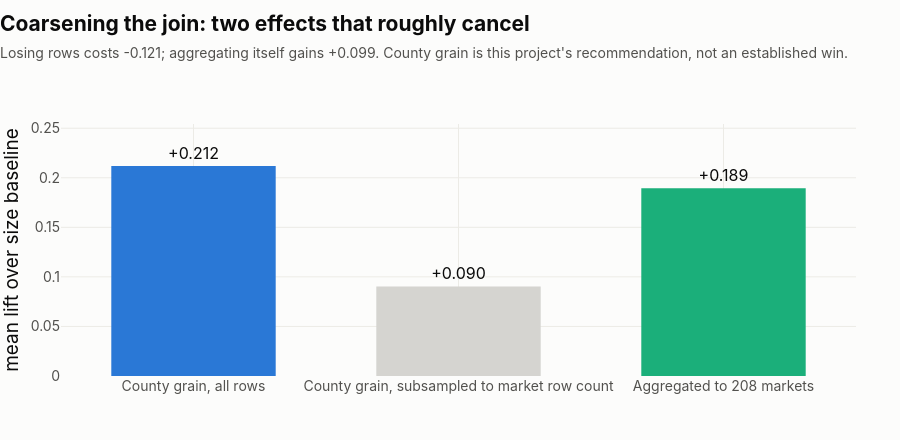

The notebook cell saved with this chart:
### Markdown cell above
---

## 4. Three honest limits

**1. The fixed-effect objection is unanswered.** If the consuming team joins at DMA
grain, a 210-level dummy supplies everything a static DMA-keyed feature could.
Cross-sectionally `E_macro` would add nothing over it, and no correlation measured
anywhere in this project is evidence against that. What the grain question costs in
each direction:

### Code cell
arms = [("County grain, all rows", gst["mean_lift_county_full"], BLUE),
        ("County grain, subsampled to market row count", gst["mean_lift_county_subsample"], MUTED),
        (f"Aggregated to {gst['n_markets']} markets", gst["mean_lift_market_aggregate"], AQUA)]
fig = go.Figure(go.Bar(
    x=[a[0] for a in arms], y=[a[1] for a in arms],
    marker_color=[a[2] for a in arms],
    text=[f"{a[1]:+.3f}" for a in arms], textposition="outside",
    textfont=dict(size=16), cliponaxis=False,
    hovertemplate="%{x}<br>%{y:+.3f}<extra></extra>", showlegend=False,
))
style(fig,
      "Coarsening the join: two effects that roughly cancel",
      f"Losing rows costs {gst['row_count_effect']:+.3f}; aggregating itself gains "
      f"{gst['aggregation_effect']:+.3f}. County grain is this project's "
      "recommendation, not an established win.",
      height=440, legend=False)
fig.update_yaxes(title="mean lift over size baseline", tickformat="+.2f",
                 range=[0, max(a[1] for a in arms) * 1.2])
fig.show()

### Figure 1 — Plotly figure (JSON) as saved in the notebook; plotly's stock layout.template omitted (floating-point values rounded to 4 significant figures)
{"data": [{"cliponaxis": false, "hovertemplate": "%{x}<br>%{y:+.3f}<extra></extra>", "marker": {"color": ["#2a78d6", "#d5d4d0", "#1baf7a"]}, "showlegend": false, "text": ["+0.212", "+0.090", "+0.189"], "textfont": {"size": 16}, "textposition": "outside", "type": "bar", "x": ["County grain, all rows", "County grain, subsampled to market row count", "Aggregated to 208 markets"], "y": [0.2119, 0.09041, 0.1895]}], "layout": {"bargap": 0.34, "bargroupgap": 0.06, "font": {"color": "#0b0b0b", "family": "-apple-system, BlinkMacSystemFont, Segoe UI, Helvetica, Arial, sans-serif", "size": 16}, "height": 440, "hoverlabel": {"bgcolor": "white", "bordercolor": "#ecebe6", "font": {"family": "-apple-system, BlinkMacSystemFont, Segoe UI, Helvetica, Arial, sans-serif", "size": 14}}, "legend": {"bgcolor": "rgba(0,0,0,0)", "font": {"color": "#52514e", "size": 14}, "orientation": "h", "x": 0, "y": -0.2, "yanchor": "top"}, "margin": {"b": 64, "l": 12, "r": 44, "t": 124}, "paper_bgcolor": "#fcfcfb", "plot_bgcolor": "#fcfcfb", "showlegend": false, "title": {"font": {"color": "#0b0b0b", "size": 21}, "text": "<b>Coarsening the join: two effects that roughly cancel</b><br><span style='font-size:14px;color:#52514e'>Losing rows costs -0.121; aggregating itself gains +0.099. County grain is this project's recommendation, not an established win.</span>", "x": 0, "xanchor": "left", "y": 0.93, "yanchor": "top"}, "uniformtext": {"minsize": 11, "mode": "hide"}, "xaxis": {"automargin": true, "gridcolor": "#ecebe6", "gridwidth": 1, "showgrid": true, "showline": false, "tickfont": {"color": "#52514e", "size": 14}, "ticks": "", "title": {"font": {"color": "#52514e", "size": 14.5}}, "zeroline": false}, "yaxis": {"automargin": true, "gridcolor": "#ecebe6", "gridwidth": 1, "range": [0, 0.2543], "showgrid": true, "showline": false, "tickfont": {"color": "#52514e", "size": 14}, "tickformat": "+.2f", "ticks": "", "title": {"text": "mean lift over size baseline"}, "zeroline": false}}}
